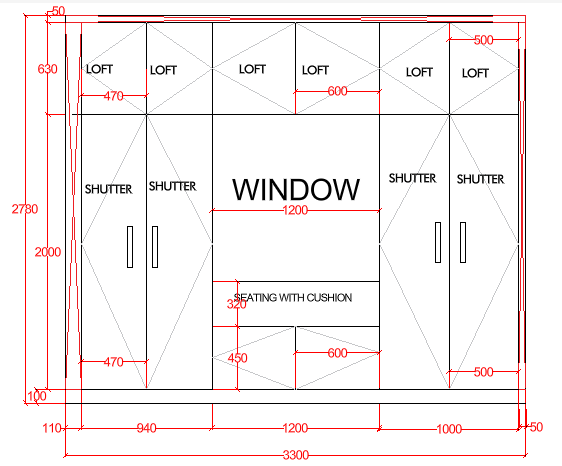
#> input picture ENHANCMENTS/references/image (3).png, 562 x 466 px, given in place of out.png, which was not available
$ python wall_tracer.py out.png '../../../ENHANCMENTS/references/image (3).png'
#> lines starting #> are read from the running program, lines starting #| are printed output that depends on the picture; pictures that were not available may be replaced by others from this repository, and a replacement may not be noted
#> in trace_walls, img is the input picture: shape (466, 562, 3); mean B, G, R 240.5, 240.4, 246.6
#!/usr/bin/env python3
"""
wall_tracer.py — deterministic geometry-first floor plan wall detection.

WHY THIS EXISTS
----------------
A vision-LLM (GPT-4V/Gemini/etc.) is good at semantics ("this is a kitchen",
"this rectangle is a door") but bad at precise pixel-accurate geometry -- it
will happily report a wall as slightly the wrong length or miss a jog in a
wall, because it's not actually measuring, it's describing. Classical CV
(Hough line detection + thickness estimation from parallel line pairing) is
the opposite: excellent at precise pixel geometry, useless at semantics.

ULTIDA's own architecture doc already states the right approach: "Combine AI
semantics with deterministic PDF extraction, OCR evidence, scale observations,
wall intersection checks, opening anchoring, polygon validation, and area
calculations." This script IS that deterministic half. Run it BEFORE or
ALONGSIDE the vision-LLM call, then reconcile both outputs (see
reconcile_plan.ts in this kit) into one CanonicalPlanV1.

PIPELINE
--------
1. Preprocess: grayscale, adaptive threshold, morphological close (bridges
   small gaps/dashed lines so wall segments don't fragment).
2. Detect line segments: Probabilistic Hough Transform (cv2.HoughLinesP).
3. Merge collinear/near-duplicate segments into candidate wall centerlines.
4. Pair parallel lines at consistent spacing to estimate wall THICKNESS in
   pixels (a real wall is drawn as two parallel lines, not one) -- this is
   the step that makes this "real geometry" rather than a single skeleton line.
5. Find intersections between wall centerlines -> corner/junction nodes.
6. Build a wall graph: nodes = corners, edges = walls with pixel length +
   thickness + confidence.
7. Output JSON matching a PlanAnalysisResultV1-shaped candidate structure --
   this is a CANDIDATE for designer review, never auto-approved truth, per
   ARCHITECTURE.md invariant #4.

USAGE
-----
    python3 wall_tracer.py input_plan.png output_candidate.json

Requires: opencv-python, numpy (pip install opencv-python numpy)
"""
import sys
import json
import math
import numpy as np
import cv2


def preprocess(gray: np.ndarray, color_img: np.ndarray = None) -> np.ndarray:
    """Binarize and close small gaps so wall lines aren't fragmented.

    If color_img is provided, first isolate near-black/dark-gray pixels
    while explicitly EXCLUDING saturated red and blue pixels -- real
    architectural walls are drawn black/dark-gray (often as diagonal
    hatching), while annotation overlays (red dimension lines, blue
    furniture outlines) are common in furniture-layout drawings and would
    otherwise be picked up as "dark enough to be a wall" by grayscale
    thresholding alone. This was a real, verified problem: without this,
    a real annotated floor plan produced ~97 "wall" candidates instead of
    the true ~15-20, because dimension lines and furniture blocks were
    included.
    """
    if color_img is not None:
        b, g, r = cv2.split(color_img.astype(np.int16))
        # "Dark and roughly neutral" = wall/hatching/text. Saturated red
        # (r high, g/b low) or saturated blue (b high, r/g low) gets excluded
        # regardless of how dark it is.
        brightness = (b + g + r) / 3
        is_dark = brightness < 140
        redness = r - (g + b) / 2
        blueness = b - (r + g) / 2
        is_saturated_color = (redness > 40) | (blueness > 40)
        wall_mask = (is_dark & ~is_saturated_color).astype(np.uint8) * 255

        # Remove text-label noise: text characters form small, compact,
        # high-fill-ratio blobs (a letter mostly fills its own small bounding
        # box). Real wall strokes form long, thin, LOW-fill-ratio regions
        # (a line is mostly empty space inside its bounding box). Filter by
        # this shape signature via connected components, not just size --
        # size alone would also remove short real wall segments near corners.
        n_labels, labels, stats, _ = cv2.connectedComponentsWithStats(wall_mask, connectivity=8)
        filtered_mask = np.zeros_like(wall_mask)
        for i in range(1, n_labels):
            x, y, bw, bh, area = stats[i]
            bbox_area = bw * bh
            fill_ratio = area / bbox_area if bbox_area > 0 else 0
            aspect = max(bw, bh) / max(1, min(bw, bh))
            is_textlike = fill_ratio > 0.35 and aspect < 4 and bbox_area < 900
            if not is_textlike:
                filtered_mask[labels == i] = 255
        wall_mask = filtered_mask

        kernel = cv2.getStructuringElement(cv2.MORPH_RECT, (3, 3))
        closed = cv2.morphologyEx(wall_mask, cv2.MORPH_CLOSE, kernel, iterations=2)
        return closed

    thresh = cv2.adaptiveThreshold(
        gray, 255, cv2.ADAPTIVE_THRESH_MEAN_C, cv2.THRESH_BINARY_INV, 15, 8
    )
    kernel = cv2.getStructuringElement(cv2.MORPH_RECT, (3, 3))
    closed = cv2.morphologyEx(thresh, cv2.MORPH_CLOSE, kernel, iterations=2)
    return closed


def detect_segments(binary: np.ndarray):
    """Probabilistic Hough transform -> raw line segments.

    OpenCV 4.x returned shape (N, 1, 4); OpenCV 5.x may return a flat
    (N, 4) array. Normalize both to a list of (x1,y1,x2,y2) tuples so the
    rest of the pipeline is version-agnostic.
    """
    # Parameters are ratios of the normalized working image, so a phone
    # capture and a high-DPI scan receive the same geometric treatment.
    longest = max(binary.shape[:2])
    threshold = max(24, round(longest * 0.0273))
    min_line_length = max(18, round(longest * 0.0182))
    max_line_gap = max(4, round(longest * 0.0036))
    lines = cv2.HoughLinesP(binary, rho=1, theta=np.pi / 180,
                            threshold=threshold,
                            minLineLength=min_line_length,
                            maxLineGap=max_line_gap)
    # Light CAD exports often produce too few segments on the first pass.
    # Retry with a lower evidence threshold, while keeping the same normalized
    # scale, instead of returning an apparently valid but incomplete plan.
    if lines is None or len(lines) < 4:
        lines = cv2.HoughLinesP(binary, rho=1, theta=np.pi / 180,
                                threshold=max(16, round(threshold * 0.65)),
                                minLineLength=max(14, round(min_line_length * 0.75)),
                                maxLineGap=max_line_gap)
    if lines is None:
        return []
    lines = np.asarray(lines).reshape(-1, 4)
    return [tuple(int(v) for v in row) for row in lines]


def segment_angle(seg):
    x1, y1, x2, y2 = seg
    return math.atan2(y2 - y1, x2 - x1)


def segment_length(seg):
    x1, y1, x2, y2 = seg
    return math.hypot(x2 - x1, y2 - y1)


def snap_to_axis(seg, tol_deg=6):
    """Floor plans are overwhelmingly axis-aligned. Snap near-horizontal /
    near-vertical segments exactly, which makes downstream merging and
    intersection math far more reliable than raw noisy pixel angles."""
    x1, y1, x2, y2 = seg
    angle = math.degrees(segment_angle(seg)) % 180
    if angle < tol_deg or angle > 180 - tol_deg:
        y_avg = round((y1 + y2) / 2)
        return (x1, y_avg, x2, y_avg), 'horizontal'
    if abs(angle - 90) < tol_deg:
        x_avg = round((x1 + x2) / 2)
        return (x_avg, y1, x_avg, y2), 'vertical'
    return seg, 'diagonal'


def merge_collinear(segments, gap_tol=12, offset_tol=6):
    """Merge near-duplicate / broken-up segments lying on the same line into
    single longer wall centerline candidates."""
    horiz, vert, diag = [], [], []
    snapped = [snap_to_axis(s) for s in segments]
    for seg, kind in snapped:
        (horiz if kind == 'horizontal' else vert if kind == 'vertical' else diag).append(seg)

    def merge_group(group, axis_is_y):
        # axis_is_y: group segments sharing the same y (horizontal walls);
        # otherwise sharing the same x (vertical walls).
        buckets = {}
        for seg in group:
            key = seg[1] if axis_is_y else seg[0]
            placed = False
            for existing_key in list(buckets):
                if abs(existing_key - key) <= offset_tol:
                    buckets[existing_key].append(seg)
                    placed = True
                    break
            if not placed:
                buckets[key] = [seg]

        merged = []
        for key, segs in buckets.items():
            if axis_is_y:
                pts = sorted([(min(s[0], s[2]), max(s[0], s[2])) for s in segs])
            else:
                pts = sorted([(min(s[1], s[3]), max(s[1], s[3])) for s in segs])
            runs = [list(pts[0])]
            for lo, hi in pts[1:]:
                if lo - runs[-1][1] <= gap_tol:
                    runs[-1][1] = max(runs[-1][1], hi)
                else:
                    runs.append([lo, hi])
            for lo, hi in runs:
                if axis_is_y:
                    merged.append((lo, key, hi, key))
                else:
                    merged.append((key, lo, key, hi))
        return merged

    return merge_group(horiz, True) + merge_group(vert, False)


def estimate_thickness_and_dedupe(walls, max_pair_dist=40):
    """Real walls are drawn as two parallel lines. Pair up close, parallel,
    overlapping centerlines to (a) estimate wall thickness in pixels and
    (b) collapse the pair into ONE wall entity instead of reporting two
    walls where there's actually one double-lined wall."""
    horiz = [w for w in walls if w[1] == w[3]]
    vert = [w for w in walls if w[0] == w[2]]
    result = []
    used = set()

    def try_pair(group, axis_is_y):
        nonlocal result, used
        for i, a in enumerate(group):
            if id(a) in used:
                continue
            best_j, best_dist = None, None
            for j, b in enumerate(group):
                if i == j or id(b) in used:
                    continue
                dist = abs((a[1] if axis_is_y else a[0]) - (b[1] if axis_is_y else b[0]))
                if dist <= max_pair_dist:
                    a_lo, a_hi = (a[0], a[2]) if axis_is_y else (a[1], a[3])
                    b_lo, b_hi = (b[0], b[2]) if axis_is_y else (b[1], b[3])
                    overlap = min(a_hi, a_lo if a_lo > a_hi else a_hi, b_hi) - max(min(a_lo, a_hi), min(b_lo, b_hi))
                    if overlap > 0.4 * min(abs(a_hi - a_lo), abs(b_hi - b_lo)) and (best_dist is None or dist < best_dist):
                        best_j, best_dist = j, dist
            if best_j is not None:
                b = group[best_j]
                used.add(id(a)); used.add(id(b))
                centerline_pos = ((a[1] if axis_is_y else a[0]) + (b[1] if axis_is_y else b[0])) / 2
                if axis_is_y:
                    lo, hi = min(a[0], b[0]), max(a[2], b[2])
                    result.append({'x1': lo, 'y1': centerline_pos, 'x2': hi, 'y2': centerline_pos,
                                   'thicknessPx': round(best_dist, 1), 'confidence': 0.9})
                else:
                    lo, hi = min(a[1], b[1]), max(a[3], b[3])
                    result.append({'x1': centerline_pos, 'y1': lo, 'x2': centerline_pos, 'y2': hi,
                                   'thicknessPx': round(best_dist, 1), 'confidence': 0.9})
            else:
                # Single unpaired line -- still a wall candidate, but lower
                # confidence since thickness couldn't be verified geometrically.
                used.add(id(a))
                x1, y1, x2, y2 = a
                result.append({'x1': x1, 'y1': y1, 'x2': x2, 'y2': y2,
                               'thicknessPx': None, 'confidence': 0.55})

    try_pair(horiz, True)
    try_pair(vert, False)
    return result


def find_corners(walls, snap_tol=15):
    """Find where wall centerlines meet/cross -> corner nodes, and snap wall
    endpoints onto nearby corners so the graph is actually connected instead
    of a pile of disjoint segments."""
    endpoints = []
    for w in walls:
        endpoints.append((w['x1'], w['y1']))
        endpoints.append((w['x2'], w['y2']))

    corners = []
    for pt in endpoints:
        placed = False
        for c in corners:
            if math.hypot(pt[0] - c['x'], pt[1] - c['y']) <= snap_tol:
                c['x'] = (c['x'] + pt[0]) / 2
                c['y'] = (c['y'] + pt[1]) / 2
                c['refs'] += 1
                placed = True
                break
        if not placed:
            corners.append({'x': pt[0], 'y': pt[1], 'refs': 1})

    for i, c in enumerate(corners):
        c['id'] = f'corner_{i}'
    return corners


def snap_walls_to_corners(walls, corners, tol=15):
    def nearest_corner(x, y):
        best = min(corners, key=lambda c: math.hypot(c['x'] - x, c['y'] - y))
        return best if math.hypot(best['x'] - x, best['y'] - y) <= tol else None

    out = []
    for i, w in enumerate(walls):
        c1 = nearest_corner(w['x1'], w['y1'])
        c2 = nearest_corner(w['x2'], w['y2'])
        out.append({
            'id': f'wall_{i}',
            'startCornerId': c1['id'] if c1 else None,
            'endCornerId': c2['id'] if c2 else None,
            'x1': c1['x'] if c1 else w['x1'], 'y1': c1['y'] if c1 else w['y1'],
            'x2': c2['x'] if c2 else w['x2'], 'y2': c2['y'] if c2 else w['y2'],
            'thicknessPx': w['thicknessPx'],
            'lengthPx': round(math.hypot(w['x2'] - w['x1'], w['y2'] - w['y1']), 1),
            'confidence': w['confidence'],
        })
    return out


def classify_opening(binary, center, gap_width, axis_is_y):
    """Classify a wall gap using only visible line evidence.

    Windows commonly retain two or more short rails parallel to the host wall.
    Hinged doors commonly expose a diagonal leaf/swing stroke. Ambiguous gaps
    remain unknown so the vision pass or designer can classify them safely.
    """
    cx, cy = int(round(center['x'])), int(round(center['y']))
    radius = max(12, int(round(gap_width * 0.8)))
    y1, y2 = max(0, cy - radius), min(binary.shape[0], cy + radius + 1)
    x1, x2 = max(0, cx - radius), min(binary.shape[1], cx + radius + 1)
    crop = binary[y1:y2, x1:x2]
    if crop.size == 0:
        return 'unknown', 0.35, 'No usable pixels were available around this wall gap.'
    lines = cv2.HoughLinesP(
        crop, rho=1, theta=np.pi / 180, threshold=max(8, radius // 3),
        minLineLength=max(8, int(gap_width * 0.25)), maxLineGap=5,
    )
    parallel = 0
    diagonal = 0
    if lines is not None:
        for raw in np.asarray(lines).reshape(-1, 4):
            sx1, sy1, sx2, sy2 = [int(v) for v in raw]
            angle = abs(math.degrees(math.atan2(sy2 - sy1, sx2 - sx1))) % 180
            along_wall = min(angle, 180 - angle) <= 12 if axis_is_y else abs(angle - 90) <= 12
            is_diagonal = 20 <= angle <= 70 or 110 <= angle <= 160
            if along_wall:
                parallel += 1
            elif is_diagonal:
                diagonal += 1
    if parallel >= 2 and diagonal == 0:
        return 'window', min(0.78, 0.55 + parallel * 0.05), 'Parallel window-rail strokes are visible across the wall gap.'
    if diagonal >= 1:
        return 'door', min(0.76, 0.58 + diagonal * 0.04), 'A diagonal door-leaf or swing stroke is visible beside the wall gap.'
    return 'unknown', 0.45, 'A structural wall gap is visible, but door/window semantics are uncertain.'


def detect_openings(walls, binary, min_gap_px=None, max_gap_px=None):
    """Find plausible door/window openings as gaps between near-collinear
    wall segments on the same axis -- e.g. two wall segments that share the
    same y (horizontal wall) with a gap of a plausible door/window width
    between their facing endpoints. This is the same signal a human reviewer
    uses: "these two wall stubs are clearly meant to be one wall with a
    doorway in it." Gap width thresholds are in PIXELS, not mm -- scale them
    once you have a calibrated scale for this specific image, the defaults
    here assume a roughly 1000-1100px-wide floor plan image.
    """
    # The historical 15–140px range was tuned on a 1000px image. Detection
    # now runs at 2400px; leaving that range unchanged discarded normal doors.
    reference_ratio = max(binary.shape[:2]) / 1000.0
    min_gap_px = 15 * reference_ratio if min_gap_px is None else min_gap_px
    max_gap_px = 140 * reference_ratio if max_gap_px is None else max_gap_px
    openings = []
    horiz = [w for w in walls if abs(w['y1'] - w['y2']) < 2]
    vert = [w for w in walls if abs(w['x1'] - w['x2']) < 2]

    def check_axis(group, axis_is_y):
        for i, a in enumerate(group):
            for b in group[i + 1:]:
                pos_a = a['y1'] if axis_is_y else a['x1']
                pos_b = b['y1'] if axis_is_y else b['x1']
                if abs(pos_a - pos_b) > 10:
                    continue  # not on the same wall line
                a_lo, a_hi = (min(a['x1'], a['x2']), max(a['x1'], a['x2'])) if axis_is_y else (min(a['y1'], a['y2']), max(a['y1'], a['y2']))
                b_lo, b_hi = (min(b['x1'], b['x2']), max(b['x1'], b['x2'])) if axis_is_y else (min(b['y1'], b['y2']), max(b['y1'], b['y2']))
                gap = max(b_lo, a_lo) - min(b_hi, a_hi) if b_lo >= a_hi else (a_lo - b_hi if a_lo >= b_hi else None)
                if gap is None:
                    continue
                if min_gap_px <= gap <= max_gap_px:
                    gap_start, gap_end = (a_hi, b_lo) if a_hi < b_lo else (b_hi, a_lo)
                    # A pair of non-adjacent wall segments is not an opening
                    # when a third measured segment occupies the gap.
                    obstructed = any(
                        c is not a and c is not b
                        and abs((c['y1'] if axis_is_y else c['x1']) - pos_a) <= 10
                        and min(c['x1'] if axis_is_y else c['y1'], c['x2'] if axis_is_y else c['y2']) < gap_end
                        and max(c['x1'] if axis_is_y else c['y1'], c['x2'] if axis_is_y else c['y2']) > gap_start
                        for c in group
                    )
                    if obstructed:
                        continue
                    mid = (min(a_hi, b_hi) + max(a_lo, b_lo)) / 2 if False else (a_hi + b_lo) / 2 if a_hi < b_lo else (b_hi + a_lo) / 2
                    center = {'x': mid, 'y': pos_a} if axis_is_y else {'x': pos_a, 'y': mid}
                    kind_hint, confidence, evidence = classify_opening(binary, center, gap, axis_is_y)
                    openings.append({
                        'betweenWallIds': [a['id'], b['id']],
                        'approxCenterPx': center,
                        'approxWidthPx': round(gap, 1),
                        'kindHint': kind_hint,
                        'confidence': confidence,
                        'note': evidence,
                    })

    check_axis(horiz, True)
    check_axis(vert, False)
    return openings


def trace_image(img: np.ndarray) -> dict:
    """Trace a decoded OpenCV image.

    Keeping the actual algorithm independent of a filesystem path lets the
    authenticated serverless CV endpoint use the exact same implementation as
    local development. There is deliberately no browser-side approximation.
    """
    if img is None:
        raise ValueError("Could not decode the supplied plan image")
    # Hough, morphology, corner snapping and parallel-line pairing all use
    # pixel tolerances calibrated for one working resolution. Always normalize
    # the longest source edge to that reference size so a 300-DPI scan and a
    # low-resolution phone capture receive the same geometric treatment.
    # Coordinates are mapped back to the original source space before this
    # function returns, so downstream calibration still uses source pixels.
    source_h, source_w = img.shape[:2]
    longest = max(source_h, source_w)
    working_limit = 2400
    if longest <= 0:
        raise ValueError("Plan image has no usable dimensions")
    scale = working_limit / float(longest)
    if abs(scale - 1.0) > 1e-6:
        interpolation = cv2.INTER_AREA if scale < 1.0 else cv2.INTER_CUBIC
        img = cv2.resize(img, (max(1, round(source_w * scale)), max(1, round(source_h * scale))), interpolation=interpolation)
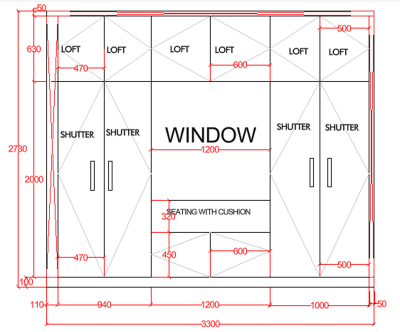
#> img: shape (1990, 2400, 3) (shown at 1/6 size); mean of channels 0, 1, 2 239.3, 239.2, 245.8; drawn as B, G, R
    gray = cv2.cvtColor(img, cv2.COLOR_BGR2GRAY)
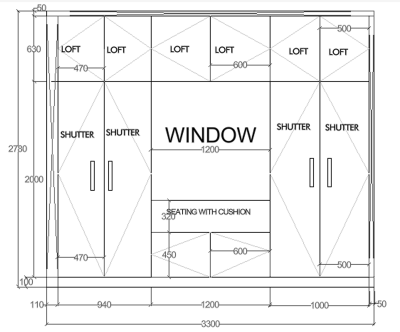
#> gray: shape (1990, 2400) (shown at 1/6 size); min 0, max 255, mean 241.2
    h, w = gray.shape

    binary = preprocess(gray, color_img=img)
#> in preprocess, `b, g, r = cv2.split(color_img.astype(np.int16))`:
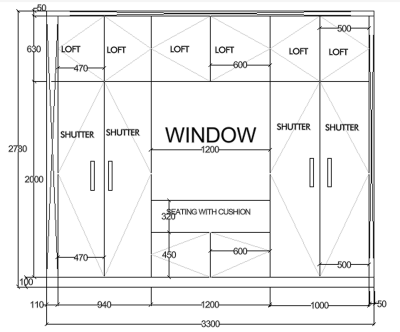
#> b: shape (1990, 2400) int16 (shown at 1/6 size); min 0, max 255, mean 239.3
#> in preprocess, `b, g, r = cv2.split(color_img.astype(np.int16))`:
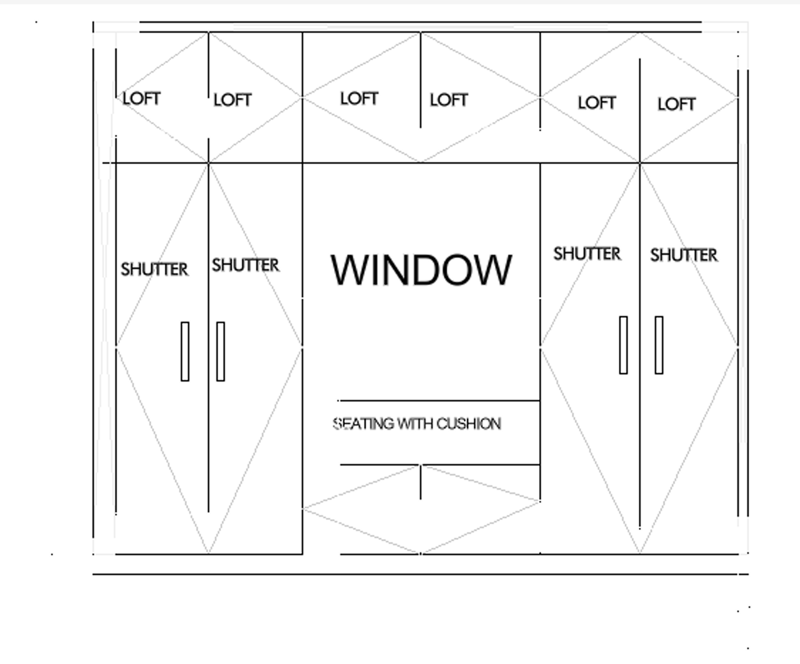
#> r: shape (1990, 2400) int16 (shown at 1/3 size); min 0, max 255, mean 245.8
#> (the rest of the program and of its run is left out)
